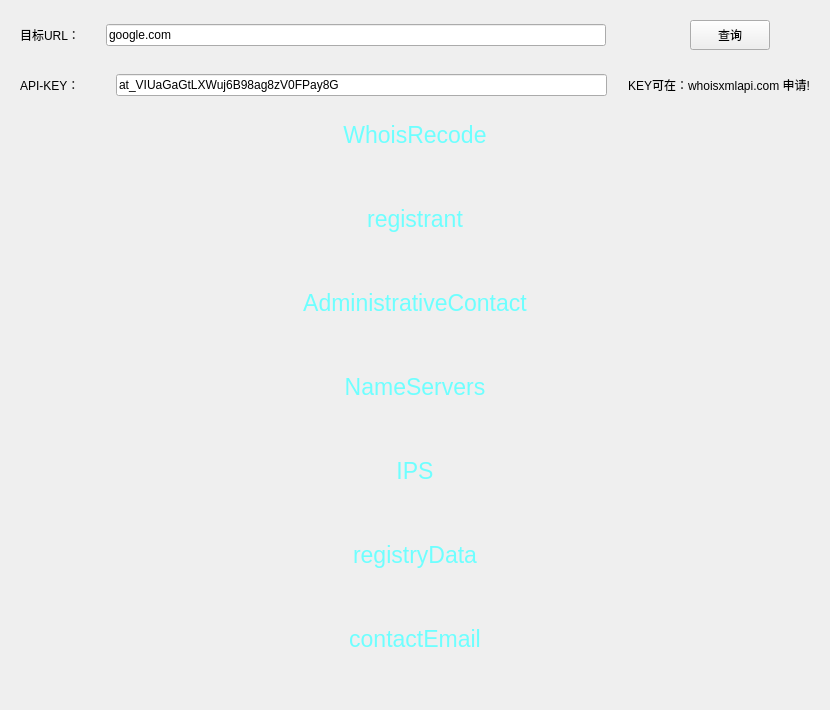
      <widget class="QWidget" name="tabWhois">
       <attribute name="title">
        <string>Whois</string>
       </attribute>
       <layout class="QVBoxLayout" name="verticalLayout_13">
        <item>
         <widget class="QWidget" name="widget_8" native="true">
          <layout class="QHBoxLayout" name="horizontalLayout_15">
           <item>
            <widget class="QLabel" name="lbWhoisUrl">
             <property name="text">
              <string>目标URL：</string>
             </property>
            </widget>
           </item>
           <item>
            <spacer name="horizontalSpacer_16">
             <property name="orientation">
              <enum>Qt::Horizontal</enum>
             </property>
             <property name="sizeType">
              <enum>QSizePolicy::Fixed</enum>
             </property>
             <property name="sizeHint" stdset="0">
              <size>
               <width>20</width>
               <height>20</height>
              </size>
             </property>
            </spacer>
           </item>
           <item>
            <widget class="QLineEdit" name="leWhoisUrl">
             <property name="minimumSize">
              <size>
               <width>500</width>
               <height>0</height>
              </size>
             </property>
             <property name="maximumSize">
              <size>
               <width>600</width>
               <height>16777215</height>
              </size>
             </property>
             <property name="text">
              <string>google.com</string>
             </property>
            </widget>
           </item>
           <item>
            <spacer name="horizontalSpacer_10">
             <property name="orientation">
              <enum>Qt::Horizontal</enum>
             </property>
             <property name="sizeHint" stdset="0">
              <size>
               <width>78</width>
               <height>20</height>
              </size>
             </property>
            </spacer>
           </item>
           <item>
            <widget class="QPushButton" name="pbtWhoisStart">
             <property name="minimumSize">
              <size>
               <width>80</width>
               <height>30</height>
              </size>
             </property>
             <property name="maximumSize">
              <size>
               <width>80</width>
               <height>30</height>
              </size>
             </property>
             <property name="text">
              <string>查询</string>
             </property>
            </widget>
           </item>
           <item>
            <spacer name="horizontalSpacer_11">
             <property name="orientation">
              <enum>Qt::Horizontal</enum>
             </property>
             <property name="sizeHint" stdset="0">
              <size>
               <width>40</width>
               <height>20</height>
              </size>
             </property>
            </spacer>
           </item>
          </layout>
         </widget>
        </item>
        <item>
         <widget class="QWidget" name="widget_14" native="true">
          <layout class="QHBoxLayout" name="horizontalLayout_10">
           <item>
            <widget class="QLabel" name="lbWhoisApiKey">
             <property name="minimumSize">
              <size>
               <width>70</width>
               <height>0</height>
              </size>
             </property>
             <property name="maximumSize">
              <size>
               <width>70</width>
               <height>16777215</height>
              </size>
             </property>
             <property name="text">
              <string>API-KEY：</string>
             </property>
            </widget>
           </item>
           <item>
            <spacer name="horizontalSpacer_15">
             <property name="orientation">
              <enum>Qt::Horizontal</enum>
             </property>
             <property name="sizeType">
              <enum>QSizePolicy::Fixed</enum>
             </property>
             <property name="sizeHint" stdset="0">
              <size>
               <width>20</width>
               <height>20</height>
              </size>
             </property>
            </spacer>
           </item>
           <item>
            <widget class="QLineEdit" name="leWhoisApiKey">
             <property name="minimumSize">
              <size>
               <width>450</width>
               <height>0</height>
              </size>
             </property>
             <property name="maximumSize">
              <size>
               <width>500</width>
               <height>16777215</height>
              </size>
             </property>
             <property name="text">
              <string>at_VIUaGaGtLXWuj6B98ag8zV0FPay8G</string>
             </property>
            </widget>
           </item>
           <item>
            <spacer name="horizontalSpacer_17">
             <property name="orientation">
              <enum>Qt::Horizontal</enum>
             </property>
             <property name="sizeType">
              <enum>QSizePolicy::Fixed</enum>
             </property>
             <property name="sizeHint" stdset="0">
              <size>
               <width>15</width>
               <height>20</height>
              </size>
             </property>
            </spacer>
           </item>
           <item>
            <widget class="QLabel" name="label">
             <property name="text">
              <string>KEY可在：whoisxmlapi.com 申请!</string>
             </property>
            </widget>
           </item>
          </layout>
         </widget>
        </item>
        <item>
         <widget class="QWidget" name="widget_15" native="true">
          <layout class="QVBoxLayout" name="verticalLayout_12">
           <property name="spacing">
            <number>0</number>
           </property>
           <property name="leftMargin">
            <number>0</number>
           </property>
           <property name="topMargin">
            <number>0</number>
           </property>
           <property name="rightMargin">
            <number>0</number>
           </property>
           <property name="bottomMargin">
            <number>0</number>
           </property>
           <item>
            <widget class="QWidget" name="widget_20" native="true">
             <layout class="QVBoxLayout" name="verticalLayout_9">
              <property name="leftMargin">
               <number>6</number>
              </property>
              <property name="rightMargin">
               <number>6</number>
              </property>
              <item>
               <widget class="QLabel" name="lbWhoisRecode">
                <property name="minimumSize">
                 <size>
                  <width>0</width>
                  <height>30</height>
                 </size>
                </property>
                <property name="styleSheet">
                 <string notr="true">	font-size: 23px;
	color:#6EFFFF;</string>
                </property>
                <property name="text">
                 <string>WhoisRecode</string>
                </property>
                <property name="textFormat">
                 <enum>Qt::PlainText</enum>
                </property>
                <property name="alignment">
                 <set>Qt::AlignCenter</set>
                </property>
               </widget>
              </item>
              <item>
               <layout class="QHBoxLayout" name="horizontalLayout_23">
                <item>
                 <widget class="QLabel" name="lbCreateDate">
                  <property name="minimumSize">
                   <size>
                    <width>0</width>
                    <height>30</height>
                   </size>
                  </property>
                  <property name="styleSheet">
                   <string notr="true"/>
                  </property>
                  <property name="text">
                   <string/>
                  </property>
                 </widget>
                </item>
                <item>
                 <spacer name="horizontalSpacer_21">
                  <property name="orientation">
                   <enum>Qt::Horizontal</enum>
                  </property>
                  <property name="sizeType">
                   <enum>QSizePolicy::Fixed</enum>
                  </property>
                  <property name="sizeHint" stdset="0">
                   <size>
                    <width>17</width>
                    <height>27</height>
                   </size>
                  </property>
                 </spacer>
                </item>
                <item>
                 <widget class="QLabel" name="lbUpdateDate">
                  <property name="minimumSize">
                   <size>
                    <width>0</width>
                    <height>30</height>
                   </size>
                  </property>
                  <property name="styleSheet">
                   <string notr="true"/>
                  </property>
                  <property name="text">
                   <string/>
                  </property>
                 </widget>
                </item>
                <item>
                 <spacer name="horizontalSpacer_22">
                  <property name="orientation">
                   <enum>Qt::Horizontal</enum>
                  </property>
                  <property name="sizeType">
                   <enum>QSizePolicy::Fixed</enum>
                  </property>
                  <property name="sizeHint" stdset="0">
                   <size>
                    <width>17</width>
                    <height>27</height>
                   </size>
                  </property>
                 </spacer>
                </item>
                <item>
                 <widget class="QLabel" name="lbExpiresDate">
                  <property name="minimumSize">
                   <size>
                    <width>0</width>
                    <height>30</height>
                   </size>
                  </property>
                  <property name="styleSheet">
                   <string notr="true"/>
                  </property>
                  <property name="text">
                   <string/>
                  </property>
                 </widget>
                </item>
               </layout>
              </item>
             </layout>
            </widget>
           </item>
           <item>
            <widget class="QWidget" name="widget_19" native="true">
             <layout class="QVBoxLayout" name="verticalLayout_8">
              <item>
               <widget class="QLabel" name="label_8">
                <property name="minimumSize">
                 <size>
                  <width>0</width>
                  <height>30</height>
                 </size>
                </property>
                <property name="styleSheet">
                 <string notr="true">	font-size: 23px;
	color:#6EFFFF;</string>
                </property>
                <property name="text">
                 <string>registrant</string>
                </property>
                <property name="alignment">
                 <set>Qt::AlignCenter</set>
                </property>
               </widget>
              </item>
              <item>
               <layout class="QHBoxLayout" name="horizontalLayout_22">
                <item>
                 <widget class="QLabel" name="lbReOrganization">
                  <property name="minimumSize">
                   <size>
                    <width>0</width>
                    <height>30</height>
                   </size>
                  </property>
                  <property name="text">
                   <string/>
                  </property>
                 </widget>
                </item>
                <item>
                 <spacer name="horizontalSpacer_19">
                  <property name="orientation">
                   <enum>Qt::Horizontal</enum>
                  </property>
                  <property name="sizeType">
                   <enum>QSizePolicy::Fixed</enum>
                  </property>
                  <property name="sizeHint" stdset="0">
                   <size>
                    <width>20</width>
                    <height>20</height>
                   </size>
                  </property>
                 </spacer>
                </item>
                <item>
                 <widget class="QLabel" name="lbReStatus">
                  <property name="minimumSize">
                   <size>
                    <width>0</width>
                    <height>30</height>
                   </size>
                  </property>
                  <property name="text">
                   <string/>
                  </property>
                 </widget>
                </item>
                <item>
                 <spacer name="horizontalSpacer_20">
                  <property name="orientation">
                   <enum>Qt::Horizontal</enum>
                  </property>
                  <property name="sizeType">
                   <enum>QSizePolicy::Fixed</enum>
                  </property>
                  <property name="sizeHint" stdset="0">
                   <size>
                    <width>20</width>
                    <height>20</height>
                   </size>
                  </property>
                 </spacer>
                </item>
                <item>
                 <widget class="QLabel" name="lbReCountry">
                  <property name="minimumSize">
                   <size>
                    <width>0</width>
                    <height>30</height>
                   </size>
                  </property>
                  <property name="text">
                   <string/>
                  </property>
                 </widget>
                </item>
               </layout>
              </item>
             </layout>
            </widget>
           </item>
           <item>
            <widget class="QWidget" name="widget_18" native="true">
             <layout class="QVBoxLayout" name="verticalLayout_7">
              <item>
               <widget class="QLabel" name="label_21">
                <property name="minimumSize">
                 <size>
                  <width>0</width>
                  <height>30</height>
                 </size>
                </property>
                <property name="styleSheet">
                 <string notr="true">	font-size: 23px;
	color:#6EFFFF;</string>
                </property>
                <property name="text">
                 <string>AdministrativeContact</string>
                </property>
                <property name="alignment">
                 <set>Qt::AlignCenter</set>
                </property>
               </widget>
              </item>
              <item>
               <layout class="QHBoxLayout" name="horizontalLayout_21">
                <item>
                 <widget class="QLabel" name="lbAdOrganization">
                  <property name="minimumSize">
                   <size>
                    <width>0</width>
                    <height>30</height>
                   </size>
                  </property>
                  <property name="text">
                   <string/>
                  </property>
                 </widget>
                </item>
                <item>
                 <spacer name="horizontalSpacer_14">
                  <property name="orientation">
                   <enum>Qt::Horizontal</enum>
                  </property>
                  <property name="sizeType">
                   <enum>QSizePolicy::Fixed</enum>
                  </property>
                  <property name="sizeHint" stdset="0">
                   <size>
                    <width>20</width>
                    <height>20</height>
                   </size>
                  </property>
                 </spacer>
                </item>
                <item>
                 <widget class="QLabel" name="lbAdState">
                  <property name="minimumSize">
                   <size>
                    <width>0</width>
                    <height>30</height>
                   </size>
                  </property>
                  <property name="text">
                   <string/>
                  </property>
                 </widget>
                </item>
                <item>
                 <spacer name="horizontalSpacer_18">
                  <property name="orientation">
                   <enum>Qt::Horizontal</enum>
                  </property>
                  <property name="sizeType">
                   <enum>QSizePolicy::Fixed</enum>
                  </property>
                  <property name="sizeHint" stdset="0">
                   <size>
                    <width>20</width>
                    <height>20</height>
                   </size>
                  </property>
                 </spacer>
                </item>
                <item>
                 <widget class="QLabel" name="lbAdCountry">
                  <property name="minimumSize">
                   <size>
                    <width>0</width>
                    <height>30</height>
                   </size>
                  </property>
                  <property name="text">
                   <string/>
                  </property>
                 </widget>
                </item>
               </layout>
              </item>
             </layout>
            </widget>
           </item>
           <item>
            <widget class="QWidget" name="widget_17" native="true">
             <layout class="QVBoxLayout" name="verticalLayout_6">
              <item>
               <widget class="QLabel" name="label_25">
                <property name="minimumSize">
                 <size>
                  <width>0</width>
                  <height>30</height>
                 </size>
                </property>
                <property name="styleSheet">
                 <string notr="true">	font-size: 23px;
	color:#6EFFFF;</string>
                </property>
                <property name="text">
                 <string>NameServers</string>
                </property>
                <property name="alignment">
                 <set>Qt::AlignCenter</set>
                </property>
               </widget>
              </item>
              <item>
               <widget class="QLabel" name="lbNameServer">
                <property name="minimumSize">
                 <size>
                  <width>0</width>
                  <height>30</height>
                 </size>
                </property>
                <property name="text">
                 <string/>
                </property>
               </widget>
              </item>
             </layout>
            </widget>
           </item>
           <item>
            <widget class="QWidget" name="widget_16" native="true">
             <layout class="QVBoxLayout" name="verticalLayout_5">
              <item>
               <widget class="QLabel" name="label_27">
                <property name="minimumSize">
                 <size>
                  <width>0</width>
                  <height>30</height>
                 </size>
                </property>
                <property name="styleSheet">
                 <string notr="true">	font-size: 23px;
	color:#6EFFFF;</string>
                </property>
                <property name="text">
                 <string>IPS</string>
                </property>
                <property name="alignment">
                 <set>Qt::AlignCenter</set>
                </property>
               </widget>
              </item>
              <item>
               <widget class="QLabel" name="lbIPs">
                <property name="minimumSize">
                 <size>
                  <width>0</width>
                  <height>30</height>
                 </size>
                </property>
                <property name="text">
                 <string/>
                </property>
               </widget>
              </item>
             </layout>
            </widget>
           </item>
           <item>
            <widget class="QWidget" name="widget_21" native="true">
             <layout class="QVBoxLayout" name="verticalLayout_10">
              <item>
               <widget class="QLabel" name="lbrReDate">
                <property name="minimumSize">
                 <size>
                  <width>0</width>
                  <height>30</height>
                 </size>
                </property>
                <property name="styleSheet">
                 <string notr="true">	font-size: 23px;
	color:#6EFFFF;</string>
                </property>
                <property name="text">
                 <string>registryData</string>
                </property>
                <property name="alignment">
                 <set>Qt::AlignCenter</set>
                </property>
               </widget>
              </item>
              <item>
               <layout class="QHBoxLayout" name="horizontalLayout_24">
                <item>
                 <widget class="QLabel" name="lbReDateName">
                  <property name="minimumSize">
                   <size>
                    <width>0</width>
                    <height>30</height>
                   </size>
                  </property>
                  <property name="text">
                   <string/>
                  </property>
                 </widget>
                </item>
                <item>
                 <spacer name="horizontalSpacer_23">
                  <property name="orientation">
                   <enum>Qt::Horizontal</enum>
                  </property>
                  <property name="sizeType">
                   <enum>QSizePolicy::Fixed</enum>
                  </property>
                  <property name="sizeHint" stdset="0">
                   <size>
                    <width>20</width>
                    <height>20</height>
                   </size>
                  </property>
                 </spacer>
                </item>
                <item>
                 <widget class="QLabel" name="lbReDateIANAID">
                  <property name="minimumSize">
                   <size>
                    <width>0</width>
                    <height>30</height>
                   </size>
                  </property>
                  <property name="text">
                   <string/>
                  </property>
                 </widget>
                </item>
                <item>
                 <spacer name="horizontalSpacer_24">
                  <property name="orientation">
                   <enum>Qt::Horizontal</enum>
                  </property>
                  <property name="sizeType">
                   <enum>QSizePolicy::Fixed</enum>
                  </property>
                  <property name="sizeHint" stdset="0">
                   <size>
                    <width>20</width>
                    <height>20</height>
                   </size>
                  </property>
                 </spacer>
                </item>
                <item>
                 <widget class="QLabel" name="lbReDateWhois">
                  <property name="minimumSize">
                   <size>
                    <width>0</width>
                    <height>30</height>
                   </size>
                  </property>
                  <property name="text">
                   <string/>
                  </property>
                 </widget>
                </item>
               </layout>
              </item>
             </layout>
            </widget>
           </item>
           <item>
            <widget class="QWidget" name="widget_22" native="true">
             <layout class="QVBoxLayout" name="verticalLayout_11">
              <item>
               <widget class="QLabel" name="label_28">
                <property name="minimumSize">
                 <size>
                  <width>0</width>
                  <height>30</height>
                 </size>
                </property>
                <property name="styleSheet">
                 <string notr="true">	font-size: 23px;
	color:#6EFFFF;</string>
                </property>
                <property name="text">
                 <string>contactEmail</string>
                </property>
                <property name="alignment">
                 <set>Qt::AlignCenter</set>
                </property>
               </widget>
              </item>
              <item>
               <widget class="QLabel" name="lbContactEmail">
                <property name="minimumSize">
                 <size>
                  <width>0</width>
                  <height>30</height>
                 </size>
                </property>
                <property name="text">
                 <string/>
                </property>
               </widget>
              </item>
             </layout>
            </widget>
           </item>
          </layout>
         </widget>
        </item>
       </layout>
      </widget>
